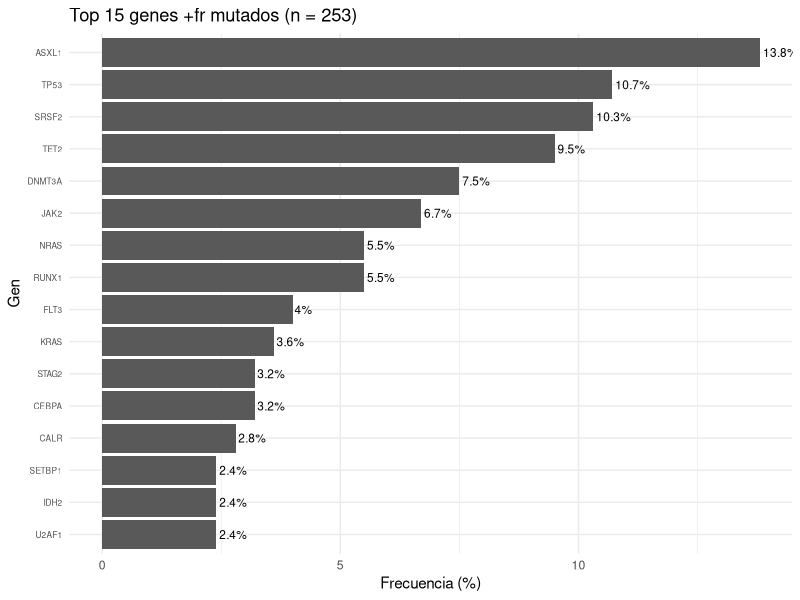

The R script that drew this image:
library(tidyverse)
library(readxl)
library(writexl)
library(dplyr)
library(tidyr)
library(ggplot2)

db_wide <- read_excel("GenDB.xlsx") %>%
        mutate(
                Id = as.integer(Id),
                fechanac = format(as.Date(fechanac), "%d/%m/%Y"),
                fechapet = format(as.Date(fechapet), "%d/%m/%Y")
        )

db_long <- db_wide %>%
        pivot_longer(
                cols = matches("^(gen|g_c|g_nm|g_p|g_imp|g_vaf|g_depth|g_tier)[0-9]+$"),
                names_to = c(".value", "orden"),
                names_pattern = "(.+?)([0-9]+)"
        ) %>%
        mutate(
                orden = as.integer(orden),
                g_depth = as.integer(g_depth),
                g_vaf = as.numeric(g_vaf)
        ) %>%
        filter(!(orden != 1 & (is.na(gen) | gen == "")))


# Columnas de genes en tu base wide
cols_gen <- paste0("gen", 1:12)

# Obtener genes únicos
genes_unicos <- db_wide %>%
        select(all_of(cols_gen)) %>%
        unlist() %>%
        unique() %>%
        na.omit() %>%
        .[. != ""]

# Crear columnas indicadoras usando apply
indicadores <- t(apply(db_wide[cols_gen], 1, function(x) as.integer(genes_unicos %in% x)))

# Convertir a data frame y poner nombres
indicadores_df <- as.data.frame(indicadores)
names(indicadores_df) <- genes_unicos

# Unir con la base original
mutaciones <- bind_cols(Id = db_wide$Id, indicadores_df)

#eliminar innecesarios
rm(cols_gen, genes_unicos, indicadores, indicadores_df)




#Calcula los % de cada mutación
mut15 <- mutaciones %>%
        summarise(across(where(is.numeric) & !Id, ~ round(mean(.x, na.rm = TRUE) * 100, 1))) %>%
        pivot_longer(
                cols = everything(),
                names_to = "gen",
                values_to = "porcentaje"
        ) %>%
        slice_max(order_by = porcentaje, n = 15) %>%
        arrange(porcentaje) %>%
        mutate(gen = factor(gen, levels = gen)) #mantiene orden en ggplot2

n_total <-nrow(mutaciones)

#Gráfica
ggplot(mut15, aes(x=gen, y=porcentaje)) +
        geom_bar(stat = "identity") +
        theme_minimal() +
        labs(title = paste0("Top 15 genes +fr mutados (n = ", n_total, ")"),
             x = "Gen",
             y = "Frecuencia (%)") +
        theme(axis.text.y = element_text(hjust = 1, size = 6)) +
        geom_text(aes(label = paste0(round(porcentaje,1), "%")), 
                  hjust = -0.1, size = 3) +  # coloca texto a la derecha de la barra
        coord_flip()

